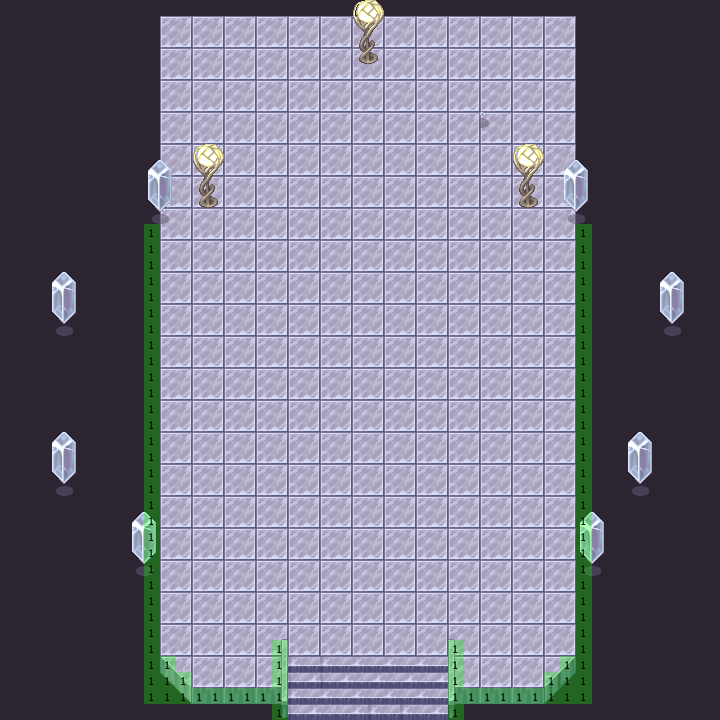

A 2D game scene composited from a Tiled map and its tileset images. What follows is a short description and the map's XML, with each tile layer's data collapsed to a summary:
An orthogonal 45x45 tile map with 16x16 px tiles, 4 tile layers (background, first, second, meta), 2 tilesets and 32 objects (14x barrier, 3x semi-transparent, entrance).

<map version="1.0" orientation="orthogonal" width="45" height="45" tilewidth="16" tileheight="16">
 <properties>
  <property name="scene-type" value="field" />
  <property name="sound" value="sounds/dungeon.mp3" />
  <property name="tmx" value="maps/M307.tmx" />
 </properties>
 <tileset firstgid="1" name="050-DarkSpace01" tilewidth="16" tileheight="16">
  <image source="050-DarkSpace01.png" width="256" height="640" />
 </tileset>
 <tileset firstgid="641" name="barrier-mask4" tilewidth="16" tileheight="16">
  <image source="barrier-mask4.png" width="64" height="64" />
 </tileset>
 <layer name="background" width="45" height="45">
  <data>[2025 cells, 2025 non-empty, 4 distinct tile ids]</data>
 </layer>
 <layer name="first" width="45" height="45">
  <data>[2025 cells, 1094 non-empty, 26 distinct tile ids]</data>
 </layer>
 <layer name="second" width="45" height="45">
  <data>[2025 cells, 158 non-empty, 48 distinct tile ids]</data>
 </layer>
 <objectgroup name="entrances" width="45" height="45">
  <object name="crystal" type="entrance" x="288" y="720" width="160" height="32">
   <properties>
    <property name="dest" value="dungeon-5-north" />
   </properties>
  </object>
 </objectgroup>
 <objectgroup name="barriers" width="45" height="45">
  <object type="barrier" x="144" y="0" width="16" height="720" />
  <object type="barrier" x="576" y="0" width="16" height="720" />
  <object type="barrier" x="160" y="688" width="112" height="16" />
  <object type="barrier" x="464" y="688" width="112" height="16" />
  <object type="barrier" x="272" y="640" width="16" height="80" />
  <object type="barrier" x="448" y="640" width="16" height="80" />
  <object type="barrier" x="512" y="192" width="32" height="16" />
  <object type="barrier" x="352" y="48" width="32" height="16" />
  <object type="barrier" x="272" y="720" width="192" height="16" />
  <object type="barrier" x="160" y="656" width="32" height="32" />
  <object type="barrier" x="544" y="656" width="32" height="32" />
  <object type="barrier" x="160" y="0" width="432" height="16" />
  <object type="barrier" x="193" y="191" width="32" height="16" />
  <object type="barrier" x="192" y="192" width="32" height="16" />
 </objectgroup>
 <objectgroup name="semi-transparents" width="45" height="45">
  <object type="semi-transparent" x="192" y="144" width="32" height="48" />
  <object type="semi-transparent" x="512" y="144" width="32" height="48" />
  <object type="semi-transparent" x="352" y="0" width="32" height="48" />
 </objectgroup>
 <layer name="meta" width="45" height="45">
  <data>[2025 cells, 90 non-empty, 1 distinct tile ids]</data>
 </layer>
 <objectgroup name="objects" width="45" height="45">
  <object x="219" y="278">
   <properties>
    <property name="ID" value="E411" />
    <property name="flags" value="F407" />
   </properties>
  </object>
  <object x="298" y="281">
   <properties>
    <property name="ID" value="E412" />
    <property name="flags" value="F407" />
   </properties>
  </object>
  <object x="389" y="279">
   <properties>
    <property name="ID" value="E413" />
    <property name="flags" value="F407" />
   </properties>
  </object>
  <object x="469" y="267">
   <properties>
    <property name="ID" value="E414" />
    <property name="flags" value="F407" />
   </properties>
  </object>
  <object x="326" y="216">
   <properties>
    <property name="ID" value="E415" />
    <property name="flags" value="F407" />
   </properties>
  </object>
  <object x="257" y="506">
   <properties>
    <property name="ID" value="E416" />
    <property name="flags" value="F410" />
   </properties>
  </object>
  <object x="305" y="474">
   <properties>
    <property name="ID" value="E418" />
    <property name="flags" value="F410" />
   </properties>
  </object>
  <object x="367" y="437">
   <properties>
    <property name="ID" value="E420" />
    <property name="flags" value="F410" />
   </properties>
  </object>
  <object x="384" y="485">
   <properties>
    <property name="ID" value="E491" />
    <property name="flags" value="F410" />
   </properties>
  </object>
  <object x="462" y="207">
   <properties>
    <property name="ID" value="E414" />
    <property name="flags" value="F407" />
   </properties>
  </object>
  <object x="394" y="208">
   <properties>
    <property name="ID" value="E413" />
    <property name="flags" value="F407" />
   </properties>
  </object>
  <object x="481" y="436">
   <properties>
    <property name="ID" value="E420" />
    <property name="flags" value="F410" />
   </properties>
  </object>
  <object x="450" y="483">
   <properties>
    <property name="ID" value="E420" />
    <property name="flags" value="F410" />
   </properties>
  </object>
  <object x="343" y="555">
   <properties>
    <property name="ID" value="E418" />
    <property name="flags" value="F410" />
   </properties>
  </object>
 </objectgroup>
</map>
